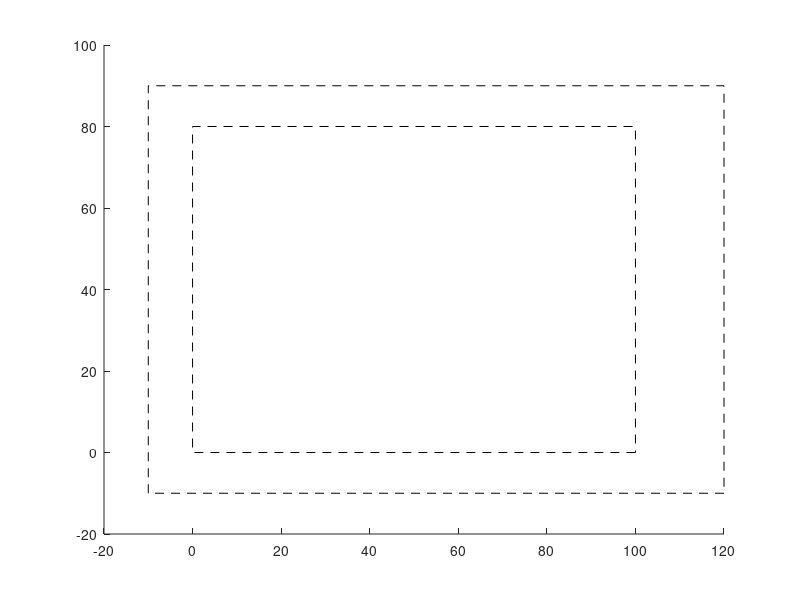

This figure's MATLAB source: (Note: this script raises an error after producing the figure.)
global Map;
clear all
 Map = 100*rand(2,30)+10;

global xrr;global yrr;global thetarr;
Ppred = diag([5,5,(1*pi/1800)^2]);
Pest = diag([1,1,(1*pi/1800)^2]);

load gtruth.mat

rectangle('Position',[0,-0,100,80],'Curvature',[0,0],'LineStyle','--')
rectangle('Position',[-10,-10,130,100],'Curvature',[0,0],'LineStyle','--')
hold on
xrr= gtruth(:,1)';
yrr= gtruth(:,2)';
thetarr=gtruth(:,3)';

x_k_k=[0 0 0]';
xPred=x_k_k;
xEst=x_k_k;
x_P=[0 0 0]';

%QTrue est le bruit affecté au deplacement


for i=1:size(xrr,2)-1
    uxrr(i)=xrr(i+1)-xrr(i);
    uyrr(i)=yrr(i+1)-yrr(i);
    uthetarr(i)=thetarr(i+1)-thetarr(i);
end


hold on         
for i=1:size(xrr,2)-1
    d(:,i) =tcomp1(uxrr(i),uyrr(i),thetarr(i));
end

uxx=d(1,:);
uyy=d(2,:);  


for step=1:size(xrr,2)-1
    

    QTrue = diag([0.01*(xrr(step+1)-xrr(step)),0.01*(yrr(step+1)-yrr(step)),0.02*(thetarr(step+1)-thetarr(step))]).^2;
    u=[uxx(step);uyy(step);uthetarr(step)];
    hold on
    uNoise = sqrt(QTrue)*randn(3,1);
    u = tcomp(u,uNoise,u(3));
       x_P(1:3)=tcomp(x_P(1:3),u,x_P(3));
        Ppred=A1(xEst,u)*QTrue*A1(xEst,u)'+B1(xEst,u)*Pest*B1(xEst,u)'
    xEst(1:3)=tcomp(xEst(1:3),u,xEst(3));
    [Pest xEst]=  ekf(xEst',step,QTrue,Map,Ppred,u);
    xEst=[xEst(1) xEst(2) xEst(3)]';
    save xEst.mat xEst;
    plot(xEst(1),xEst(2),'r*')
    
   pause(0.1);
end



